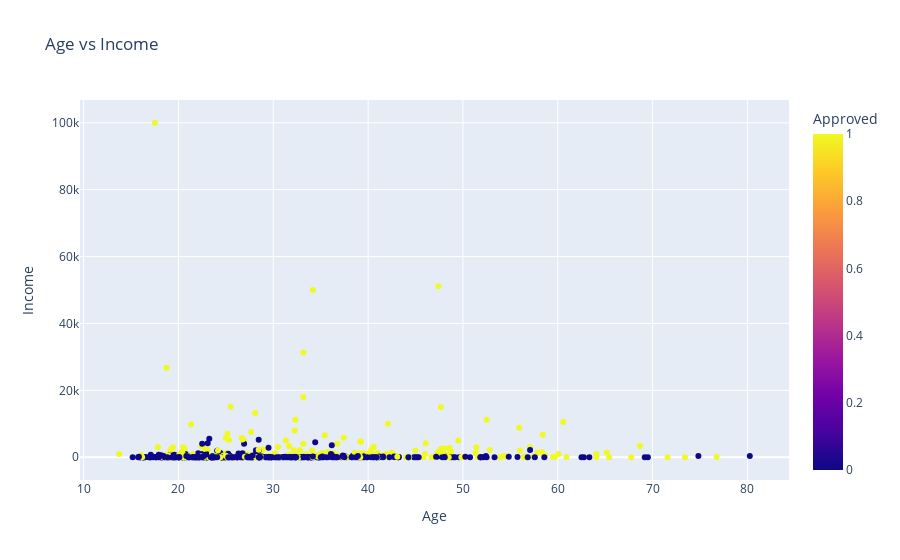

Notebook code for this chart:
### Code cell
fig = px.scatter(df, x = 'Age', y = 'Income', color='Approved', title='Age vs Income')
fig.show()

### Figure 1 — Plotly figure (JSON) as saved in the notebook; plotly's stock layout.template omitted (floating-point values rounded to 4 significant figures; data arrays with more than 128 entries replaced by an {"elided": "..."} marker saying what was removed)
{"data": [{"hovertemplate": "Age=%{x}<br>Income=%{y}<br>Approved=%{marker.color}<extra></extra>", "legendgroup": "", "marker": {"color": {"elided": "690 int values"}, "coloraxis": "coloraxis", "symbol": "circle"}, "mode": "markers", "name": "", "orientation": "v", "showlegend": false, "type": "scatter", "x": {"elided": "690 float values"}, "xaxis": "x", "y": {"elided": "690 int values"}, "yaxis": "y"}], "layout": {"coloraxis": {"colorbar": {"title": {"text": "Approved"}}, "colorscale": [[0, "#0d0887"], [0.1111, "#46039f"], [0.2222, "#7201a8"], [0.3333, "#9c179e"], [0.4444, "#bd3786"], [0.5556, "#d8576b"], [0.6667, "#ed7953"], [0.7778, "#fb9f3a"], [0.8889, "#fdca26"], [1, "#f0f921"]]}, "legend": {"tracegroupgap": 0}, "title": {"text": "Age vs Income"}, "xaxis": {"anchor": "y", "domain": [0, 1], "title": {"text": "Age"}}, "yaxis": {"anchor": "x", "domain": [0, 1], "title": {"text": "Income"}}}}
